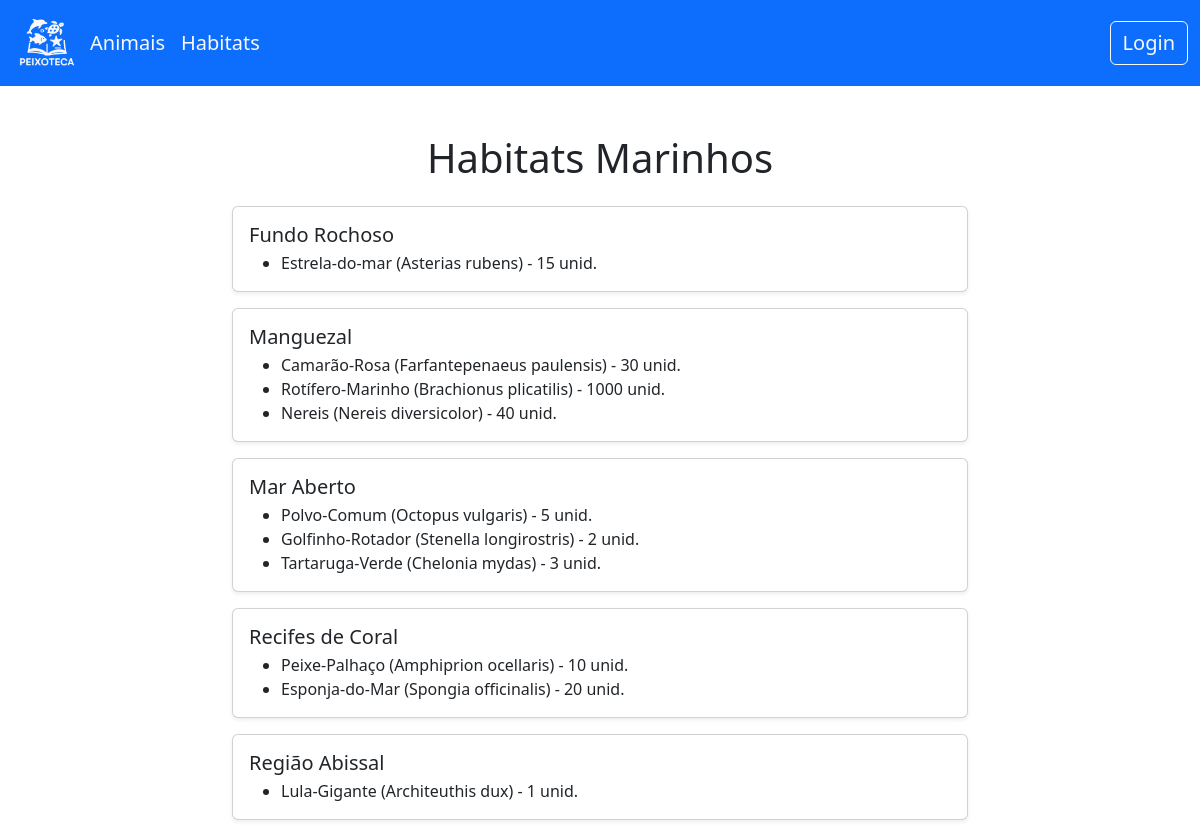
/habitat/index.php, run on the app's committed database.
### tables this page shows
CREATE TABLE `habitats` (
  `id` integer PRIMARY KEY AUTO_INCREMENT,
  `descricao` varchar(255) NOT NULL
);

CREATE TABLE `animais` (
  `id` integer PRIMARY KEY AUTO_INCREMENT,
  `nome_popular` varchar(255) NOT NULL,
  `nome_cientifico` varchar(255) NOT NULL,
  `id_categoria` integer NOT NULL,
  `id_criador` integer NOT NULL,
  `id_habitat` integer NOT NULL,
  `localizacao` text NOT NULL,
  `quantidade` integer NOT NULL
);

### habitat/index.php (the view, shortened to what this page needs)
<?php
    include "../components/header.php";
    include "../components/nav.php";
    require_once "../db/conn.php";
    $sql = "SELECT * FROM habitats ORDER BY descricao";
    $stmt = $pdo->query($sql);
    $listaHabitats = $stmt->fetchAll(PDO::FETCH_ASSOC);
    $sql = "SELECT * FROM habitats ORDER BY descricao";
    $stmt = $pdo->query($sql);
    $listaHabitats = $stmt->fetchAll(PDO::FETCH_ASSOC);
    $sqlAnimais = "SELECT h.id AS habitat_id, h.descricao AS habitat, a.nome_popular, a.nome_cientifico, a.quantidade
                  FROM habitats h
                  LEFT JOIN animais a ON a.id_habitat = h.id
                  ORDER BY h.descricao";
    $stmtAnimais = $pdo->query($sqlAnimais);
    $dados = $stmtAnimais->fetchAll(PDO::FETCH_ASSOC);
    $habitatsAnimais = [];
    foreach ($dados as $linha) {
        $habitatsAnimais[$linha['habitat']][] = $linha;
    }
?>
<div class="container mt-5">
  <h1 class="text-center mb-4">Habitats Marinhos</h1>
  <div class="row justify-content-center">
    <div class="col-lg-8">
      <?php if ($listaHabitats): ?>
        <?php foreach ($listaHabitats as $habitat): ?>
          <div class="card mb-3 shadow-sm">
            <div class="card-body d-flex justify-content-between align-items-center">
              <div>
                <h5 class="mb-1"><?= htmlspecialchars($habitat['descricao']) ?></h5>
                <?php if (!empty($habitatsAnimais[$habitat['descricao']][0]['nome_popular'])): ?>
                  <ul class="mb-0">
                    <?php foreach ($habitatsAnimais[$habitat['descricao']] as $animal): ?>
                      <?php if ($animal['nome_popular']): ?>
                        <li>
                          <?= htmlspecialchars($animal['nome_popular']) ?> (<?= htmlspecialchars($animal['nome_cientifico']) ?>) - <?= $animal['quantidade'] ?> unid.
                        </li>
                      <?php endif; ?>
                    <?php endforeach; ?>
                  </ul>
                <?php else: ?>
                  <p class="text-muted mb-0">Nenhum animal neste habitat.</p>
                <?php endif; ?>
              </div>
            </div>
          </div>
        <?php endforeach; ?>
      <?php else: ?>
        <?php if (!usuarioEstaLogado()): ?>
        <p class="text-center">Nenhum habitat cadastrado até o momento</p>
        <?php endif ;?>
      <?php endif ; ?>
    </div>
  </div>
</div>
<?php
  include "../components/footer.php"
?>

### data on the page
habitats: descricao "Fundo Rochoso"
animais: nome_popular "Estrela-do-mar", nome_cientifico "Asterias rubens", quantidade "15"
habitats: descricao "Manguezal"
animais: nome_popular "Camarão-Rosa", nome_cientifico "Farfantepenaeus paulensis", quantidade "30"
animais: nome_popular "Rotífero-Marinho", nome_cientifico "Brachionus plicatilis", quantidade "1000"
animais: nome_popular "Nereis", nome_cientifico "Nereis diversicolor", quantidade "40"
habitats: descricao "Mar Aberto"
animais: nome_popular "Polvo-Comum", nome_cientifico "Octopus vulgaris", quantidade "5"
animais: nome_popular "Golfinho-Rotador", nome_cientifico "Stenella longirostris", quantidade "2"
animais: nome_popular "Tartaruga-Verde", nome_cientifico "Chelonia mydas", quantidade "3"
habitats: descricao "Recifes de Coral"
animais: nome_popular "Peixe-Palhaço", nome_cientifico "Amphiprion ocellaris", quantidade "10"
animais: nome_popular "Esponja-do-Mar", nome_cientifico "Spongia officinalis", quantidade "20"
habitats: descricao "Região Abissal"
animais: nome_popular "Lula-Gigante", nome_cientifico "Architeuthis dux", quantidade "1"
